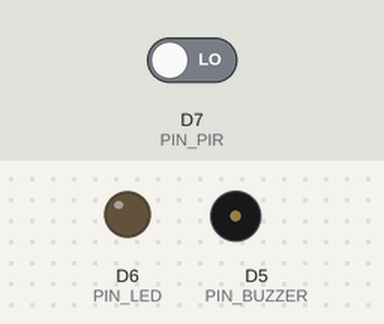
Recording of a sketch running on a simulated ESP8266 (NodeMCU). Shown: output pins drawn as LEDs (lit = HIGH), buzzer (waves = sounding). The inputs (shaded band) are chosen by the test bench; at power-on: D7 (PIN_PIR) LOW. WiFi joins after 1.5 s; servers stay silent unless stated; what the sketch prints to the serial monitor is not drawn.

Above: at 2.8 s.
2.9 s: D7 (PIN_PIR) driven HIGH
At 4.5 s:
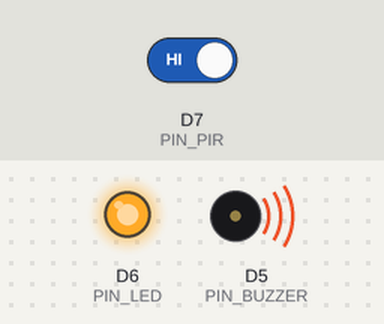
Timing chart, 0 to 8.8 s (numbered marks = the images above; inputs shaded):
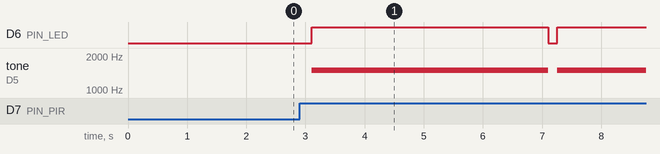

The sketch:

Alarme.ino
```cpp
#include <ESP8266WiFi.h>
#include <SoftwareSerial.h>
#include <FirebaseArduino.h>
#include <ArduinoJson.h>
#include <ESP8266HTTPClient.h>

#define PIN_PIR D7
#define PIN_LED D6
#define PIN_BUZZER D5

#define FIREBASE_HOST "MEU_PROJETO.firebaseio.com"
#define FIREBASE_AUTH "MINHA_SENHA"

// Configuracao ID e senha da rede Wireless
#define WIFI_SSID        "NOME_DA_REDE"
#define WIFI_PASSWORD    "SENHA_DA_REDE"

void setup()
{
  Serial.begin(115200);
  Serial.println();
  delay(100);

  pinMode(PIN_PIR, INPUT);
  pinMode(PIN_LED, OUTPUT);

  WiFi.begin(WIFI_SSID, WIFI_PASSWORD);
  Serial.printf("Conectando...");
  while (WiFi.status() != WL_CONNECTED)
  {
    Serial.print(".");
    delay(500);
  }
  Serial.println();
  Serial.printf("Conectado com o IP: ");
  Serial.println(WiFi.localIP());

  Firebase.begin(FIREBASE_HOST, FIREBASE_AUTH);
}

void loop()
{
  long valorSensorPIR = digitalRead(PIN_PIR);
  if (valorSensorPIR == HIGH)
  {
    Serial.println("Presença detectada!");
    gravarDados(true);
    ligarAlarme();
  }
  else
  {
    Serial.println("Nenhuma presença detectada!");
    gravarDados(false);
    desligarAlarme();
  }
}


void gravarDados(bool presenca_detectada)
{
  Firebase.setBool("presenca-detectada", presenca_detectada);
  if (Firebase.failed())
  {
      Serial.printf("Erro ao gravar valor no firebase: ");
      Serial.println(Firebase.error());
      return;
  }
  else
  {
      Serial.print("Gravou com sucesso o valor: ");
      Serial.println(presenca_detectada);
  }
}

void ligarAlarme()
{
  digitalWrite(PIN_LED, HIGH);
  tone(PIN_BUZZER,1500);
  delay(4000);
  desligarAlarme();
}

void desligarAlarme()
{
  digitalWrite(PIN_LED, LOW);
  noTone(PIN_BUZZER);
}
```

Measured:
- after the input at 2.9 s, D6 (PIN_LED): LOW → HIGH after 0.21 s, → LOW 4.0 s later, → HIGH 0.15 s later; tone on D5 (PIN_BUZZER): silent → 1500 Hz after 0.21 s, → silent 4.0 s later, → 1500 Hz 0.15 s later
